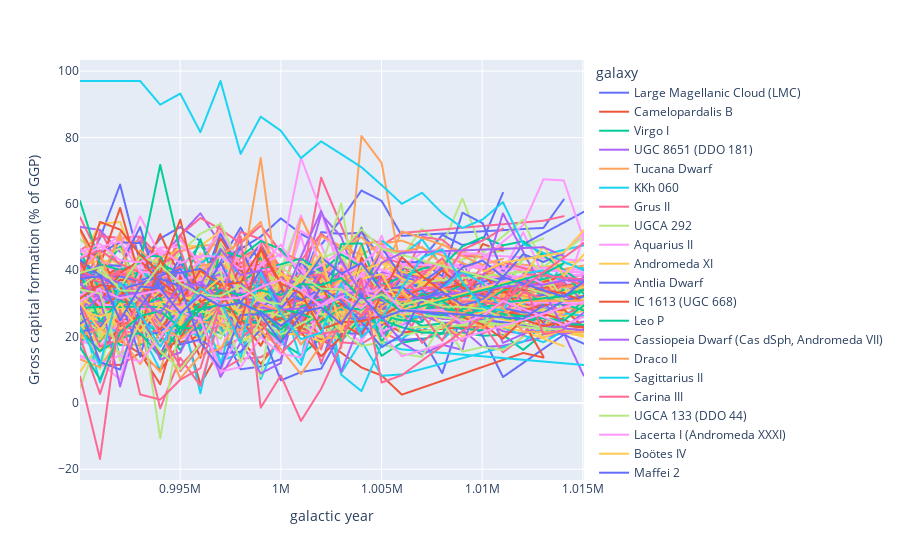

The cell this chart's notebook holds for it:
### Code cell
import plotly.express as px
import plotly.graph_objects as go
for col in [df_mix.columns[-2]]:
    fig = px.line(df_mix, x = 'galactic year', y = 'Gross capital formation (% of GGP)', color = 'galaxy')
    fig.show()
